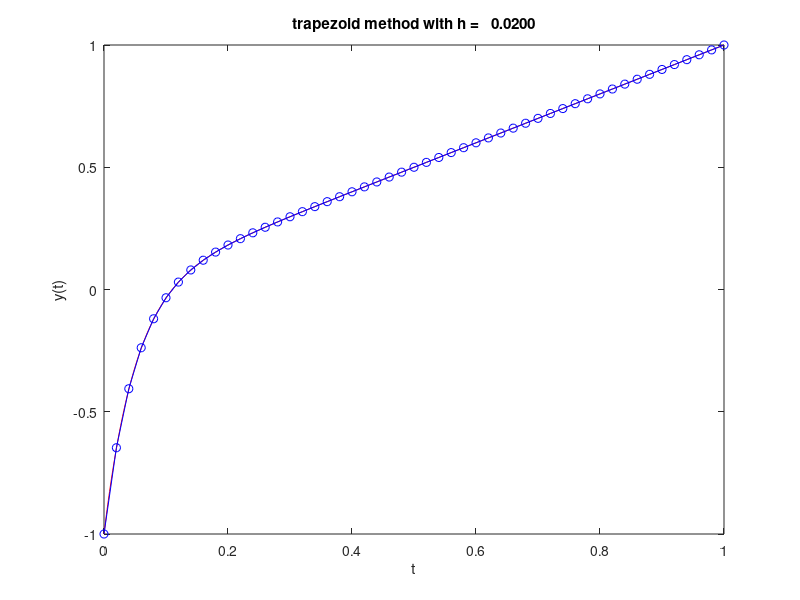

Reproduce this figure in MATLAB.
% example of modeling a stiff differential equation
% y' = a exp(at) (y-t)^2 + 1 
% 0 < t < 1, y(0) = -1

% choose: trapezoid, midpoint, AB2
method = 'trapezoid';              

a = 20;                      % transience parameter
y0 = -1;                     % initial value
MAXITER = 10000;             % maximum iterations for trapezoid
                             % (need big for large h, but 10 works for small h)
TOL = 10e-6;                 % tolerance for trapezoid
MAXPLOT = 10;                % truncate plot

function value = f(t,y,a)    % Octave likes the functions at the beginning
value = a*exp(a*t)*(y-t)^2+1;%
end                          %
                             %
function value = fy(t,y,a)   %
value = 2*a*exp(a*t)*(y-t);  %
end                          %

T = 1;                       % final time
t = linspace(0,T,1001);      % times to plot true solution
ytrue = zeros(1,length(t));  % storage for true solution
ytrue(1,1) = y0;
for n=2:length(t)
  ytrue(1,n) = t(n)-exp(-a*t(n));
  end


disp(' ')
disp('Hit return after each plot...')
disp(' ')
disp(method)
disp(' ')
disp('      h          error')

for N = [5 10 20 50]
  h = T/N;
  tn = linspace(0,T,N+1);
  Y = zeros(1,length(tn)); % storage for computed solution
  Y(1,1) = y0;             % starting value
  yn = y0;                 % starting value
  for n = 1:N
     switch method
       case 'trapezoid'    % with Newton's method 
         
          k1 = yn + 0.5*h*f(tn(n),yn,a);
          w0 = k1;
          j = 1;
          FLAG = 0;
          
          while FLAG==0
              w = w0 - ( w0 - 0.5*h*f(tn(n+1),w0,a) - k1 ) ...
                       /( 1 - 0.5*h*fy(tn(n+1),w0,a) );
              if abs(w-w0) < TOL
                  FLAG = 1;
                else
                  j = j+1;
                  w0 = w;
                end
              if j > MAXITER
                  disp('Maximum iterations exceeded.')
                  break
                end
          end
          
          ynp1 = w;
          
       case 'midpoint'
          if n==1
              ynp1 = yn + h*f(tn(n),yn,a);  % starting value (Euler)
              ynm1 = yn;
            else
              ynp1 = yn + h*f( tn(n) + 0.5*h , yn + 0.5*h*f(tn(n),yn,a) , a);
              ynm1 = yn;
          end
       case 'AB2'
          if n==1
              ynp1 = yn + h*f(tn(n),yn,a);  % starting value (Euler)
              ynm1 = yn;
            else
              ynp1 = yn + 0.5*h*( 3*f(tn(n),yn,a) - f(tn(n-1),ynm1,a) );
              ynm1 = yn;
          end
       end
     
     if abs(ynp1) > MAXPLOT       % truncate plot
       yn = sign(ynp1)*MAXPLOT;
       Y(1,n+1) = yn;
     else
       yn = ynp1;
       Y(1,n+1) = ynp1;
     end
     end

  % error at time T:
  err = Y(1,length(tn)) - ytrue(1,length(tn));
  disp(sprintf('%10.5f   %10.4e',h,err))

  % plot solution with this h:
  plot(t,ytrue(1,:),'r')
  hold on
  plot(tn,Y(1,:),'bo-')
  title(sprintf('%s method with h = %8.4f',method,h))
  xlabel('t')
  ylabel('y(t)')
  hold off

  % wait for user to hit return:
  pause
  end
